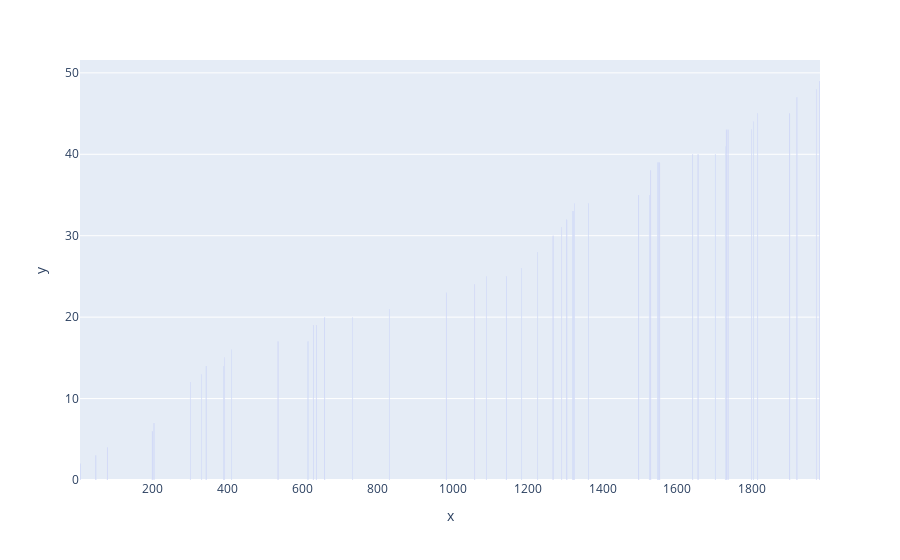

The notebook cell saved with this chart:
### Code cell
graff_colums = px.bar(x=dados_x, y=dados_y)
graff_colums.show()

### Figure 1 — Plotly figure (JSON) as saved in the notebook; plotly's stock layout.template omitted (floating-point values rounded to 4 significant figures)
{"data": [{"alignmentgroup": "True", "hovertemplate": "x=%{x}<br>y=%{y}<extra></extra>", "legendgroup": "", "marker": {"color": "#636efa", "pattern": {"shape": ""}}, "name": "", "offsetgroup": "", "orientation": "v", "showlegend": false, "textposition": "auto", "type": "bar", "x": [6, 48, 78, 198, 203, 300, 330, 342, 389, 391, 410, 534, 614, 628, 636, 659, 733, 831, 983, 1059, 1090, 1143, 1184, 1227, 1268, 1291, 1305, 1321, 1322, 1325, 1362, 1497, 1525, 1529, 1547, 1550, 1553, 1641, 1655, 1701, 1728, 1730, 1735, 1798, 1803, 1814, 1900, 1919, 1971, 1980], "xaxis": "x", "y": [2, 3, 4, 6, 7, 12, 13, 14, 14, 15, 16, 17, 17, 19, 19, 20, 20, 21, 23, 24, 25, 25, 26, 28, 30, 31, 32, 33, 33, 34, 34, 35, 35, 38, 39, 39, 39, 40, 40, 40, 41, 43, 43, 43, 44, 45, 45, 47, 48, 49], "yaxis": "y"}], "layout": {"barmode": "relative", "legend": {"tracegroupgap": 0}, "margin": {"t": 60}, "xaxis": {"anchor": "y", "domain": [0, 1], "title": {"text": "x"}}, "yaxis": {"anchor": "x", "domain": [0, 1], "title": {"text": "y"}}}}
